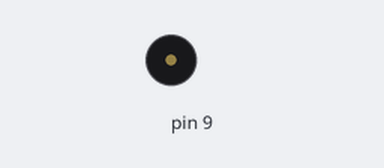
This sketch was run on a simulated Arduino Uno, built with avr-gcc and run on an emulated ATmega328P. On the bench: buzzer (waves = sounding).

Above: at 3.2 s.
At 20.94 s:
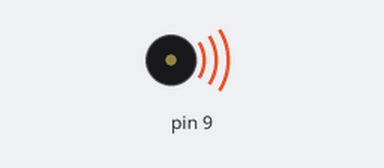
Timing chart, 0 to 21.2 s (numbered marks = the images above):
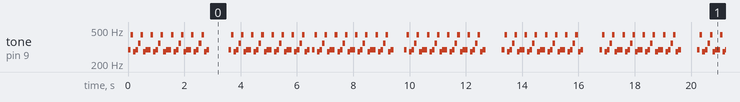

The sketch:

BotH.ino
```cpp
//www.elegoo.com
//2016.12.08

#include "pitches.h"

//Speaker 1 (Melody)
int melody[] = {
  NOTE_D5, NOTE_E5, NOTE_F5, NOTE_F5, NOTE_E5, NOTE_D5, NOTE_C5, NOTE_E5, NOTE_D5
};
int duration = 100;
int mult[] = {
  7, 1, 4, 6, 6, 6, 6, 6, 6
};

//Speaker 2 (Harmony)
int melodyTwo[] = {
  NOTE_D4, NOTE_A4, NOTE_CS4, NOTE_D4, NOTE_F4, NOTE_A4, NOTE_CS4, NOTE_D4, NOTE_D4, NOTE_A4, NOTE_CS4, NOTE_D4, NOTE_F4, NOTE_A4, NOTE_CS4, NOTE_D4, NOTE_D4, NOTE_A4, NOTE_CS4, NOTE_D4, NOTE_F4, NOTE_A4, NOTE_CS4, NOTE_D4, NOTE_D4, NOTE_A4, NOTE_CS4, NOTE_D4, NOTE_F4, NOTE_A4, NOTE_CS4, NOTE_D4,
  NOTE_D4, NOTE_A4, NOTE_CS4, NOTE_D4, NOTE_F4, NOTE_A4, NOTE_CS4, NOTE_D4, NOTE_D4, NOTE_A4, NOTE_CS4, NOTE_D4, NOTE_F4, NOTE_A4, NOTE_CS4, NOTE_D4, NOTE_D4, NOTE_A4, NOTE_CS4, NOTE_D4, NOTE_F4, NOTE_A4, NOTE_CS4, NOTE_D4, NOTE_D4, NOTE_A4, NOTE_CS4, NOTE_D4, NOTE_F4, NOTE_A4, NOTE_CS4, NOTE_D4,
  NOTE_D4, NOTE_A4, NOTE_CS4, NOTE_D4, NOTE_F4, NOTE_A4, NOTE_CS4, NOTE_D4, NOTE_D4, NOTE_A4, NOTE_CS4, NOTE_D4, NOTE_F4, NOTE_A4, NOTE_CS4, NOTE_D4, NOTE_D4, NOTE_A4, NOTE_CS4, NOTE_D4, NOTE_F4, NOTE_A4, NOTE_CS4, NOTE_D4, NOTE_D4, NOTE_A4, NOTE_CS4, NOTE_D4, NOTE_F4, NOTE_A4, NOTE_CS4, NOTE_D4,
  NOTE_D4, NOTE_A4, NOTE_CS4, NOTE_D4, NOTE_F4, NOTE_A4, NOTE_CS4, NOTE_D4, NOTE_D4, NOTE_A4, NOTE_CS4, NOTE_D4, NOTE_F4, NOTE_A4, NOTE_CS4, NOTE_D4, NOTE_D4, NOTE_A4, NOTE_CS4, NOTE_D4, NOTE_F4, NOTE_A4, NOTE_CS4, NOTE_D4, NOTE_D4, NOTE_A4, NOTE_CS4, NOTE_D4, NOTE_F4, NOTE_A4, NOTE_CS4, NOTE_D4,
  NOTE_D4, NOTE_A4, NOTE_CS4, NOTE_D4, NOTE_F4, NOTE_A4, NOTE_CS4, NOTE_D4, NOTE_D4, NOTE_A4, NOTE_CS4, NOTE_D4, NOTE_F4, NOTE_A4, NOTE_CS4, NOTE_D4, NOTE_D4, NOTE_A4, NOTE_CS4, NOTE_D4, NOTE_F4, NOTE_A4, NOTE_CS4, NOTE_D4, NOTE_D4, NOTE_A4, NOTE_CS4, NOTE_D4, NOTE_F4, NOTE_A4, NOTE_CS4, NOTE_D4
};
int multTwo[] = {
  1, 1, 1, 1, 1, 1, 1, 1, 1, 1, 1, 1, 1, 1, 1, 1, 1, 1, 1, 1, 1, 1, 1, 1, 1, 1, 1, 1, 1, 1, 1, 1,
  1, 1, 1, 1, 1, 1, 1, 1, 1, 1, 1, 1, 1, 1, 1, 1, 1, 1, 1, 1, 1, 1, 1, 1, 1, 1, 1, 1, 1, 1, 1, 1,
  1, 1, 1, 1, 1, 1, 1, 1, 1, 1, 1, 1, 1, 1, 1, 1, 1, 1, 1, 1, 1, 1, 1, 1, 1, 1, 1, 1, 1, 1, 1, 1,
  1, 1, 1, 1, 1, 1, 1, 1, 1, 1, 1, 1, 1, 1, 1, 1, 1, 1, 1, 1, 1, 1, 1, 1, 1, 1, 1, 1, 1, 1, 1, 1,
  1, 1, 1, 1, 1, 1, 1, 1, 1, 1, 1, 1, 1, 1, 1, 1, 1, 1, 1, 1, 1, 1, 1, 1, 1, 1, 1, 1, 1, 1, 1, 1,
};
int placeTwo = 0;


void setup() {

}

void loop() {
  for (int thisNote = 0; thisNote <9; thisNote++) {
    tone(8, melody[thisNote], duration*mult[thisNote]);
    for(int thatNote=0; thatNote < 32; thatNote++){
      tone(9, melodyTwo[thatNote], duration*multTwo[thatNote]);
      delay(duration*multTwo[thatNote]-10);
      placeTwo++;
    }
  delay(duration*mult[thisNote]-10);
  }
  delay(2000);
}
```

Measured:
- by itself, tone on pin 9: plays 294 Hz for 0.09 s, 440 Hz for 0.09 s, 277 Hz for 0.09 s, 294 Hz for 0.09 s, 349 Hz for 0.09 s, 440 Hz for 0.09 s … (1044 notes in this stretch)
